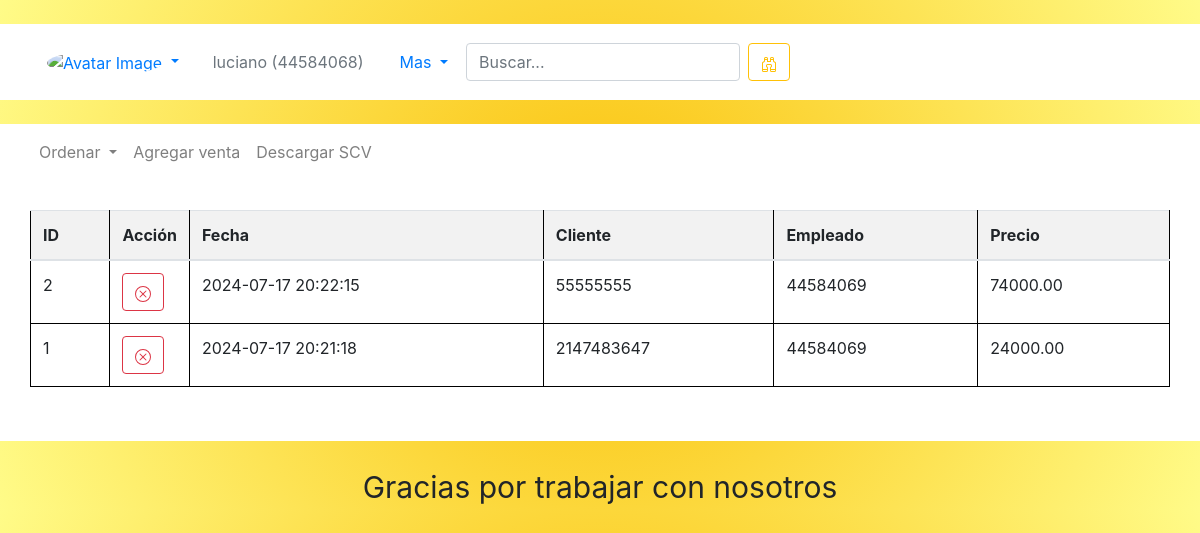
/registrarVenta.php?orderBy=mas-caro (signed in), run on the app's committed database.
### tables this page shows
CREATE TABLE `ventas` (
  `id` int(11) NOT NULL,
  `fecha` datetime NOT NULL,
  `dni_cliente` int(11) NOT NULL,
  `total` decimal(10,2) NOT NULL,
  `metodo_pago` varchar(50) NOT NULL,
  `dni_vendedor` int(11) NOT NULL
);

### registrarVenta.php (the view, shortened to what this page needs)
<!DOCTYPE html>
<html lang="en">
<head>
   <link href="https://getbootstrap.com/docs/5.3/assets/css/docs.css" rel="stylesheet">
   <link rel="stylesheet" href="https://stackpath.bootstrapcdn.com/bootstrap/4.5.2/css/bootstrap.min.css">
   <link rel="stylesheet" type="text/css" href="css/styleHome.css">
</head>
<?php
$nombre_usuario = $_SESSION['nombre_usuario'];
$id_usuario = $_SESSION['id_usuario'];
$sql = "SELECT img FROM empleados WHERE dni = $id_usuario";
?>
<body>
<br>
<nav class="navbar navbar-expand-lg bg-body-tertiary" style="background-color:white;">
  <div class="container-fluid">
    <a class="nav-link dropdown-toggle" href="#" id="navbarDropdown" role="button"
        data-toggle="dropdown" aria-haspopup="true" aria-expanded="false">
        <img class="avatar rounded-circle" alt="Avatar Image"
            style="width: 50px; height: 50px; margin-right: 0px; padding: 0px;">
                        </a>
    <div class="collapse navbar-collapse" id="navbarScroll">
      <ul class="navbar-nav me-auto my-2 my-lg-0 navbar-nav-scroll" style="--bs-scroll-height: 100px;">
         <li class="nav-item">
          <a class="nav-link disabled" aria-disabled="true" href="registrarVenta.php" style="margin: 10px;"><?php echo $nombre_usuario . " (" . $id_usuario . ")"; ?></a>
        </li>
        <li class="nav-item dropdown">
          <a class="nav-link dropdown-toggle" href="#" role="button" data-bs-toggle="dropdown" aria-expanded="false" style="margin: 10px;">
            Mas
          </a>
        </li>
        <form class="form-inline my-2 my-lg-0" id="searchForm" method="POST" action="home.php">
                <input class="form-control mr-sm-2" type="search" placeholder="Buscar..." aria-label="Search"
                    name="busqueda" id="buscar">
                <button class="btn btn-outline-warning my-2 my-sm-0" type="submit" id="buscarBtn">
                </button>
            </form>
      </ul>
    </div>
  </div>
</nav>
<br>
<div id="tabla">
<nav class="navbar navbar-expand-lg navbar-light bg-body-tertiary">
  <div class="container-fluid">
    <div class="collapse navbar-collapse" id="navbarNav">
      <ul class="navbar-nav">
        <li class="nav-item dropdown">
  <a class="nav-link dropdown-toggle" href="#" id="ordenarDropdown" role="button" data-toggle="dropdown" aria-haspopup="true" aria-expanded="false">
    Ordenar
  </a>
</li>
<li class="nav-item">
          <a class="nav-link" href="#" data-toggle="collapse" data-target="#formCollapse" aria-expanded="false" aria-controls="formCollapse">
            Agregar venta
          </a>
        </li>
		 <li class="nav-item">
          <a class="nav-link" href="download_ventas_csv.php" class="btn btn-primary">Descargar SCV</a>
        </li>
      </ul>
    </div>
  </div>
</nav>
<?php
$server = "localhost";
$user = "root";
$pass = "";
$bd = "panol";
$conex = mysqli_connect($server, $user, $pass, $bd);
$orderBy = isset($_GET['orderBy']) ? $_GET['orderBy'] : '';
$busqueda = isset($_POST['busqueda']) ? $_POST['busqueda'] : '';
if (!empty($busqueda)) {
    $busqueda = mysqli_real_escape_string($conex, $busqueda);
    $sql = "SELECT id, fecha, dni_cliente, dni_vendedor, total FROM ventas
            WHERE dni_cliente LIKE '%$busqueda%' OR dni_vendedor LIKE '%$busqueda%' OR metodo_pago LIKE '%$busqueda%' OR id LIKE '%$busqueda%' OR fecha LIKE '%$busqueda%'
            ORDER BY id ASC";
} else {
    switch ($orderBy) {
        case 'mas-caro':
            $sql = "SELECT id, fecha, dni_cliente, dni_vendedor, total FROM ventas ORDER BY total DESC";
            break;
    }
}
$result = mysqli_query($conex, $sql);
if (mysqli_num_rows($result) > 0) {
    echo "<table class='table table-hover' id='table'>";
    echo "<thead>";
    echo "<tr>";
    echo "<th>ID</th>";
    echo "<th style='width: 5%;'>Acción</th>";
    echo "<th>Fecha</th>";
    echo "<th>Cliente</th>";
    echo "<th>Empleado</th>";
    echo "<th>Precio</th>";
    echo "</tr>";
    echo "</thead>";
    echo "<tbody>";
    while ($row = mysqli_fetch_assoc($result)) {
        echo "<tr>";
        echo "<td>" . $row['id'] . "</td>";
        echo "<td>";
        echo "<button type='button' class='btn btn-outline-danger delete-button' data-item-id='" . $row['id'] . "'>";
        echo "</button>";
        echo "</td>";
        echo "<td>" . $row['fecha'] . "</td>";
        echo "<td>" . $row['dni_cliente'] . "</td>";
        echo "<td>" . $row['dni_vendedor'] . "</td>";
        echo "<td>" . $row['total'] . "</td>";
        echo "</tr>";
    }
    echo "</tbody>";
    echo "</table>";
} else {
    echo "<p class='alert alert-warning'>No se encontraron resultados.</p>";
}
?>
<br>
</div>
<br>
<footer>Gracias por trabajar con nosotros</footer>
</body>
</html>

### css/styleHome.css (style rules this page uses)
body { background:radial-gradient(circle, rgba(250,192,8,1) 0%, rgba(255,251,136,1) 100%); }
#table { margin:30px; width: 95%; border-collapse: collapse; }
table, th, td { border: 1px solid black; }
th, td { padding: 10px; text-align: left; }
th { background-color: #f2f2f2; }
#tabla { background-color:white; }
footer { text-align: center; font-size:30px; }

### data on the page
ventas: id "2", fecha "2024-07-17 20:22:15", dni_cliente "55555555", dni_vendedor "44584069", total "74000.00"
ventas: id "1", fecha "2024-07-17 20:21:18", dni_cliente "2147483647", dni_vendedor "44584069", total "24000.00"

### other printed values
$nombre_usuario "luciano"
$id_usuario "44584068"
